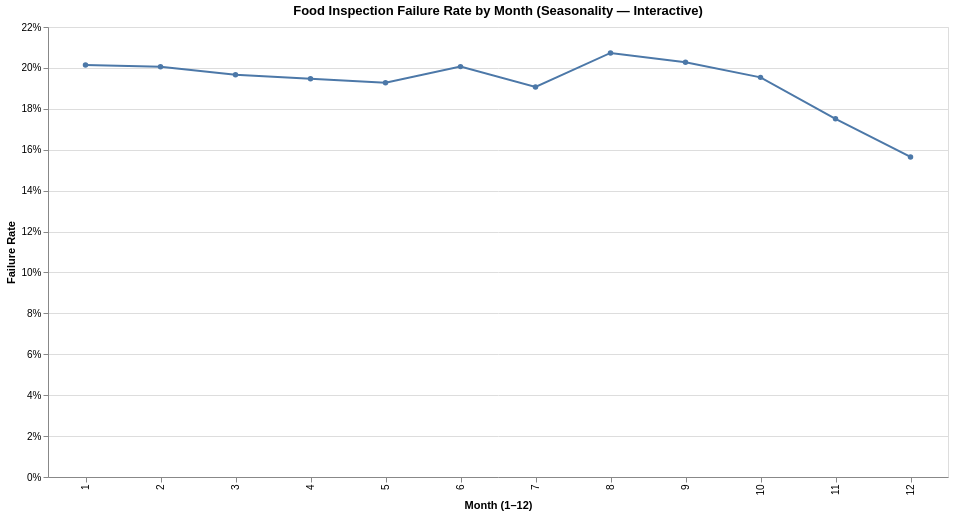

This figure's notebook cell:
### Markdown cell above
# Hypothesis 2(Gauthami Ghadiyaram)

**Inspection failures are more frequent during the hotter months (June–September), suggesting a seasonal influence on food safety outcomes.**  

**Why this is interesting:**

*  Temperature sensitivity: If failure rates truly rise in hotter months, it highlights how environmental factors directly influence food safety outcomes.

*  Operational optimization: Knowing the seasonal spike enables data-driven scheduling, routing more inspectors during summer for higher impact.

*  Preventive leverage: Insights can drive seasonal awareness campaigns or pre-summer training for establishments to mitigate predictable risks.

*  Equity & environment: Some neighborhoods may experience more heat-related failures due to infrastructure gaps (e.g., older cooling systems), revealing uneven risk exposure.

### Code cell
# H2: Seasonality — Monthly Failure Rate (Interactive Line Plot)

import pandas as pd
try:
    import altair as alt
except ModuleNotFoundError:
    !pip -q install altair vl-convert-python
    import altair as alt

# Prepare Data
df_season = df_eda.copy()

# Convert date
df_season["month"] = pd.to_datetime(df_season["inspection_date"], errors="coerce").dt.month

# Aggregate failures per month
monthly = (
    df_season[["inspection_id", "month", "is_fail"]]
        .dropna(subset=["month"])
        .groupby("month", as_index=False)
        .agg(total=("inspection_id", "count"),
             fails=("is_fail", "sum"))
        .assign(fail_rate=lambda d: d["fails"] / d["total"])
)

# Altair Setup
alt.data_transformers.disable_max_rows()
alt.renderers.enable("default")

# Slider to filter months with minimum inspection count
slider = alt.binding_range(
    name='Min inspections/month',
    min=50,
    max=int(monthly['total'].max()),
    step=50
)
minN = alt.param(name='minN', value=300, bind=slider)

base = (
    alt.Chart(monthly)
       .add_params(minN)
       .transform_filter("datum.total >= minN")
)

CHART_WIDTH = 900
CHART_HEIGHT = 450

# Line plot
line = base.mark_line(point=True).encode(
    x=alt.X("month:O", title="Month (1–12)"),
    y=alt.Y("fail_rate:Q", title="Failure Rate", axis=alt.Axis(format="%")),
    tooltip=[
        alt.Tooltip("month:O", title="Month"),
        alt.Tooltip("total:Q", title="Total inspections"),
        alt.Tooltip("fails:Q", title="Failures"),
        alt.Tooltip("fail_rate:Q", title="Failure Rate", format=".1%")
    ]
).properties(
    width=CHART_WIDTH,
    height=CHART_HEIGHT,
    title="Food Inspection Failure Rate by Month (Seasonality — Interactive)"
)

line.interactive()

### Figure 1 — Vega-Lite specification as saved in the notebook (floating-point values rounded to 4 significant figures)
{"config": {"view": {"continuousWidth": 300, "continuousHeight": 300}}, "data": {"name": "data-395a77cf7b5c8530aaf3570dff666d6f"}, "mark": {"type": "line", "point": true}, "encoding": {"tooltip": [{"field": "month", "title": "Month", "type": "ordinal"}, {"field": "total", "title": "Total inspections", "type": "quantitative"}, {"field": "fails", "title": "Failures", "type": "quantitative"}, {"field": "fail_rate", "format": ".1%", "title": "Failure Rate", "type": "quantitative"}], "x": {"field": "month", "title": "Month (1–12)", "type": "ordinal"}, "y": {"axis": {"format": "%"}, "field": "fail_rate", "title": "Failure Rate", "type": "quantitative"}}, "height": 450, "params": [{"name": "minN", "bind": {"input": "range", "max": 12714, "min": 50, "name": "Min inspections/month", "step": 50}, "value": 300}, {"name": "param_6", "select": {"type": "interval", "encodings": ["x", "y"]}, "bind": "scales"}], "title": "Food Inspection Failure Rate by Month (Seasonality — Interactive)", "transform": [{"filter": "datum.total >= minN"}], "width": 900, "$schema": "https://vega.github.io/schema/vega-lite/v5.20.1.json", "datasets": {"data-395a77cf7b5c8530aaf3570dff666d6f": [{"month": 1, "total": 11235, "fails": 2263, "fail_rate": 0.2014}, {"month": 2, "total": 10331, "fails": 2072, "fail_rate": 0.2006}, {"month": 3, "total": 12406, "fails": 2440, "fail_rate": 0.1967}, {"month": 4, "total": 12398, "fails": 2414, "fail_rate": 0.1947}, {"month": 5, "total": 12273, "fails": 2366, "fail_rate": 0.1928}, {"month": 6, "total": 11758, "fails": 2359, "fail_rate": 0.2006}, {"month": 7, "total": 10518, "fails": 2006, "fail_rate": 0.1907}, {"month": 8, "total": 11634, "fails": 2412, "fail_rate": 0.2073}, {"month": 9, "total": 11640, "fails": 2360, "fail_rate": 0.2027}, {"month": 10, "total": 12714, "fails": 2484, "fail_rate": 0.1954}, {"month": 11, "total": 9897, "fails": 1733, "fail_rate": 0.1751}, {"month": 12, "total": 9287, "fails": 1453, "fail_rate": 0.1565}]}}
